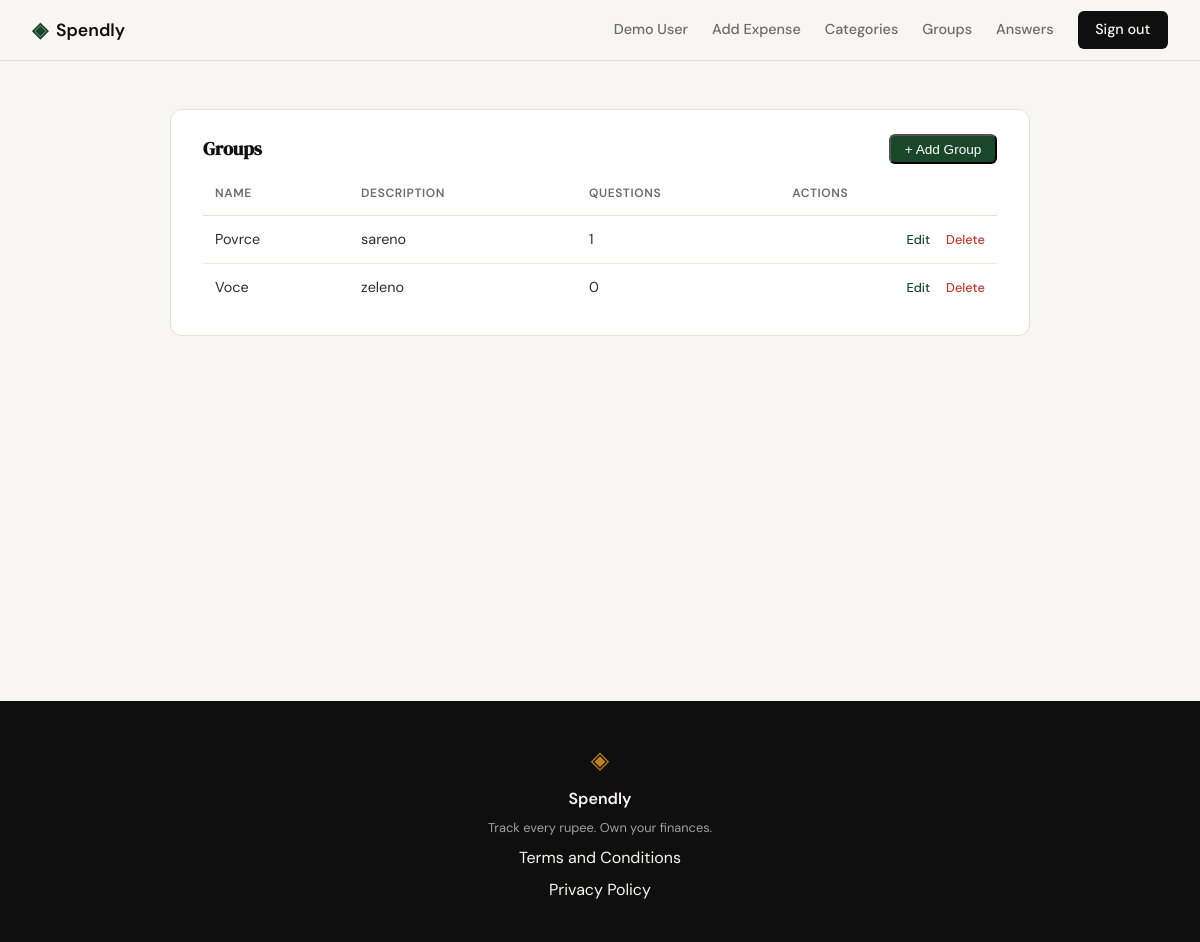
The app's page /groups (signed in) with its own data.
### tables this page shows
CREATE TABLE groups (
            id               INTEGER PRIMARY KEY AUTOINCREMENT,
            user_id          INTEGER NOT NULL REFERENCES users(id),
            name             TEXT    NOT NULL,
            description      TEXT,
            num_of_questions INTEGER DEFAULT 0,
            created_at       TEXT    DEFAULT (datetime('now'))
        );

### app.py (the view)
@app.route("/groups")
def groups():
    if not session.get("user_id"):
        return redirect(url_for("login"))
    all_groups = get_all_groups(session["user_id"])
    return render_template("groups/list.html", groups=all_groups)

### database/db.py (called while the page is built)
def get_db():
    conn = sqlite3.connect(DB_PATH)
    conn.row_factory = sqlite3.Row
    conn.execute("PRAGMA foreign_keys = ON")
    return conn

### database/queries.py (called while the page is built)
def get_all_groups(user_id):
    conn = get_db()
    rows = conn.execute(
        "SELECT id, name, description, num_of_questions FROM groups "
        "WHERE user_id = ? ORDER BY name",
        (user_id,),
    ).fetchall()
    conn.close()
    return [{"id": r["id"], "name": r["name"], "description": r["description"],
             "num_of_questions": r["num_of_questions"]} for r in rows]

### templates/groups/list.html (shortened to what this page needs)
{% extends "base.html" %}
{% block content %}
<section class="profile-section">
    <div class="profile-inner">
        <div class="profile-block">
            <div class="block-title-row">
                <h2 class="block-title">Groups</h2>
                <button type="button" class="btn-add-expense" id="addGroupBtn">+ Add Group</button>
            </div>
            <table class="transactions-table">
                <thead>
                    <tr>
                        <th>Name</th>
                        <th>Description</th>
                        <th>Questions</th>
                        <th class="actions-col">Actions</th>
                    </tr>
                </thead>
                <tbody>
                    {% for group in groups %}
                    <tr>
                        <td>{{ group.name }}</td>
                        <td>{{ group.description or '—' }}</td>
                        <td>{{ group.num_of_questions }}</td>
                        <td class="actions-col">
                            <a href="{{ url_for('edit_group', id=group.id) }}" class="btn-edit">Edit</a>
                            <form method="POST" action="/groups/{{ group.id }}/delete" class="form-inline"
                                  onsubmit="return confirm('Delete this group and all its questions?')">
                                <button type="submit" class="btn-delete">Delete</button>
                            </form>
                        </td>
                    </tr>
                    {% endfor %}
                </tbody>
            </table>
        </div>
    </div>
</section>
{% endblock %}

### static/css/style.css (style rules this page uses)
:root { --ink: #0f0f0f; --ink-soft: #2d2d2d; --ink-muted: #6b6b6b; --ink-faint: #a0a0a0; --paper: #f7f6f3; --paper-warm: #f0ede6; --paper-card: #ffffff; --accent: #1a472a; --accent-light: #e8f0eb; --accent-2: #c17f24; --accent-2-light: #fdf3e3; --danger: #c0392b; --danger-light: #fdecea; --border: #e4e1da; --border-soft: #eeebe4; --font-display: 'DM Serif Display', Georgia, serif; --font-body: 'DM Sans', system-ui, sans-serif; --max-width: 1200px; --auth-width: 440px; --radius-sm: 6px; --radius-md: 12px; --radius-lg: 20px; }
*, *::before, *::after { box-sizing: border-box; margin: 0; padding: 0; }
html { font-size: 16px; scroll-behavior: smooth; }
body { background: var(--paper); color: var(--ink); font-family: var(--font-body); font-size: 1rem; line-height: 1.6; -webkit-font-smoothing: antialiased; }
a { color: inherit; text-decoration: none; }
.profile-section { padding: 3rem 2rem 5rem; }
.profile-inner { max-width: 860px; margin: 0 auto; display: flex; flex-direction: column; gap: 2rem; }
.profile-block { background: var(--paper-card); border: 1px solid var(--border); border-radius: var(--radius-md); padding: 1.5rem 2rem; }
.block-title { font-family: var(--font-display); font-size: 1.15rem; color: var(--ink); margin-bottom: 1.25rem; }
.transactions-table { width: 100%; border-collapse: collapse; font-size: 0.9rem; }
.transactions-table th { text-align: left; font-size: 0.75rem; font-weight: 600; text-transform: uppercase; letter-spacing: 0.05em; color: var(--ink-muted); padding: 0 0.75rem 0.75rem; border-bottom: 1px solid var(--border); }
.transactions-table td { padding: 0.75rem; color: var(--ink-soft); border-bottom: 1px solid var(--border-soft); }
.transactions-table tbody tr:last-child td { border-bottom: none; }
.block-title-row { display: flex; align-items: center; justify-content: space-between; margin-bottom: 1.25rem; }
.block-title-row .block-title { margin-bottom: 0; }
.btn-add-expense { padding: 0.35rem 0.85rem; background: var(--accent); color: var(--paper-card); border-radius: var(--radius-sm); font-size: 0.85rem; font-weight: 500; text-decoration: none; transition: background 0.15s; }
.actions-col { text-align: right; white-space: nowrap; }
.btn-delete { font-size: 0.8rem; font-weight: 500; color: var(--danger); background: none; border: none; padding: 0; margin-left: 0.75rem; cursor: pointer; font-family: inherit; }
.btn-edit { font-size: 0.8rem; font-weight: 500; color: var(--accent); background: none; border: none; padding: 0; cursor: pointer; font-family: inherit; }
.form-inline { display: inline; }

### records on screen
groups: name "Povrce", description "sareno", num_of_questions "1"
groups: name "Voce", description "zeleno", num_of_questions "0"

### other values on screen
{{ session.get("user_name", "Account") }} "Demo User"
